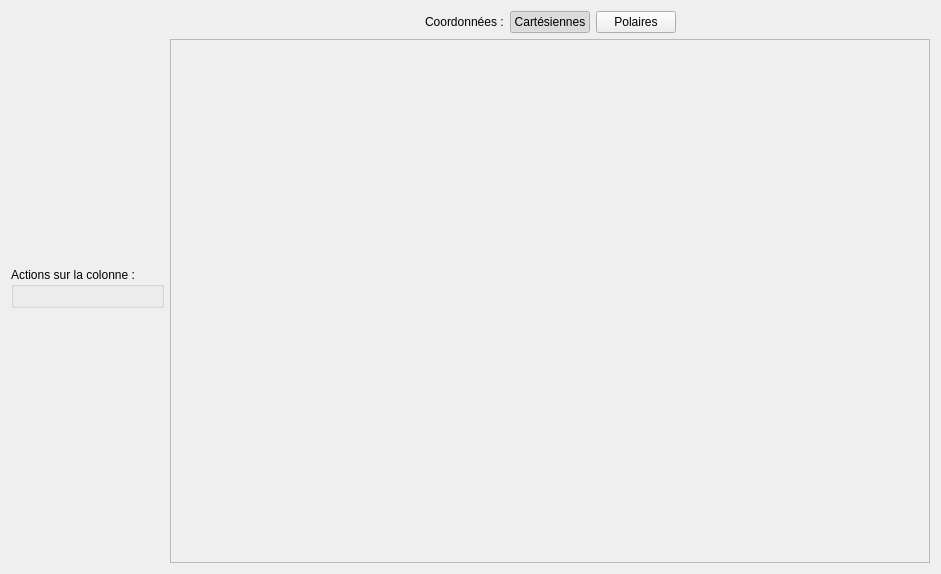
<?xml version="1.0" encoding="UTF-8"?>
<ui version="4.0">
 <class>DataWindow</class>
 <widget class="QWidget" name="DataWindow">
  <property name="geometry">
   <rect>
    <x>0</x>
    <y>0</y>
    <width>941</width>
    <height>574</height>
   </rect>
  </property>
  <property name="windowTitle">
   <string>Saisie de données</string>
  </property>
  <property name="windowIcon">
   <iconset resource="ressources.qrc">
    <normaloff>:/icons/data.png</normaloff>:/icons/data.png</iconset>
  </property>
  <layout class="QHBoxLayout" name="horizontalLayout">
   <item>
    <layout class="QVBoxLayout" name="verticalLayout_4">
     <item>
      <spacer name="verticalSpacer">
       <property name="orientation">
        <enum>Qt::Vertical</enum>
       </property>
       <property name="sizeHint" stdset="0">
        <size>
         <width>20</width>
         <height>40</height>
        </size>
       </property>
      </spacer>
     </item>
     <item>
      <widget class="QGroupBox" name="actionsGroupBox">
       <property name="sizePolicy">
        <sizepolicy hsizetype="Preferred" vsizetype="Preferred">
         <horstretch>0</horstretch>
         <verstretch>0</verstretch>
        </sizepolicy>
       </property>
       <property name="minimumSize">
        <size>
         <width>0</width>
         <height>0</height>
        </size>
       </property>
       <property name="maximumSize">
        <size>
         <width>16777215</width>
         <height>16777215</height>
        </size>
       </property>
       <property name="title">
        <string>Actions sur la colonne :</string>
       </property>
       <layout class="QVBoxLayout" name="verticalLayout_2">
        <item>
         <layout class="QVBoxLayout" name="actionsLayout"/>
        </item>
       </layout>
      </widget>
     </item>
     <item>
      <spacer name="verticalSpacer_2">
       <property name="orientation">
        <enum>Qt::Vertical</enum>
       </property>
       <property name="sizeHint" stdset="0">
        <size>
         <width>20</width>
         <height>40</height>
        </size>
       </property>
      </spacer>
     </item>
    </layout>
   </item>
   <item>
    <layout class="QVBoxLayout" name="verticalLayout_3">
     <item>
      <layout class="QHBoxLayout" name="horizontalLayout_2">
       <item>
        <spacer name="horizontalSpacer_4">
         <property name="orientation">
          <enum>Qt::Horizontal</enum>
         </property>
         <property name="sizeHint" stdset="0">
          <size>
           <width>40</width>
           <height>20</height>
          </size>
         </property>
        </spacer>
       </item>
       <item>
        <widget class="QLabel" name="label">
         <property name="text">
          <string>Coordonnées :</string>
         </property>
        </widget>
       </item>
       <item>
        <widget class="QPushButton" name="cartesian">
         <property name="text">
          <string>Cartésiennes</string>
         </property>
         <property name="checkable">
          <bool>true</bool>
         </property>
         <property name="checked">
          <bool>true</bool>
         </property>
         <property name="autoExclusive">
          <bool>true</bool>
         </property>
         <attribute name="buttonGroup">
          <string notr="true">buttonGroup</string>
         </attribute>
        </widget>
       </item>
       <item>
        <widget class="QPushButton" name="polar">
         <property name="text">
          <string>Polaires</string>
         </property>
         <property name="checkable">
          <bool>true</bool>
         </property>
         <property name="autoExclusive">
          <bool>true</bool>
         </property>
         <attribute name="buttonGroup">
          <string notr="true">buttonGroup</string>
         </attribute>
        </widget>
       </item>
       <item>
        <spacer name="horizontalSpacer_3">
         <property name="orientation">
          <enum>Qt::Horizontal</enum>
         </property>
         <property name="sizeHint" stdset="0">
          <size>
           <width>40</width>
           <height>20</height>
          </size>
         </property>
        </spacer>
       </item>
      </layout>
     </item>
     <item>
      <widget class="QScrollArea" name="scrollArea">
       <property name="sizePolicy">
        <sizepolicy hsizetype="MinimumExpanding" vsizetype="MinimumExpanding">
         <horstretch>0</horstretch>
         <verstretch>0</verstretch>
        </sizepolicy>
       </property>
       <property name="frameShape">
        <enum>QFrame::StyledPanel</enum>
       </property>
       <property name="frameShadow">
        <enum>QFrame::Sunken</enum>
       </property>
       <property name="widgetResizable">
        <bool>true</bool>
       </property>
       <widget class="QWidget" name="scrollAreaWidgetContents">
        <property name="geometry">
         <rect>
          <x>0</x>
          <y>0</y>
          <width>751</width>
          <height>528</height>
         </rect>
        </property>
        <layout class="QVBoxLayout" name="verticalLayout">
         <property name="spacing">
          <number>0</number>
         </property>
         <property name="margin">
          <number>0</number>
         </property>
         <item>
          <widget class="QWidget" name="widget" native="true">
           <layout class="QVBoxLayout" name="scrollAreaLayout">
            <item>
             <layout class="QVBoxLayout" name="tableLayout">
              <property name="spacing">
               <number>0</number>
              </property>
             </layout>
            </item>
           </layout>
          </widget>
         </item>
        </layout>
       </widget>
      </widget>
     </item>
    </layout>
   </item>
  </layout>
 </widget>
 <resources>
  <include location="ressources.qrc"/>
 </resources>
 <connections/>
 <buttongroups>
  <buttongroup name="buttonGroup"/>
 </buttongroups>
</ui>
